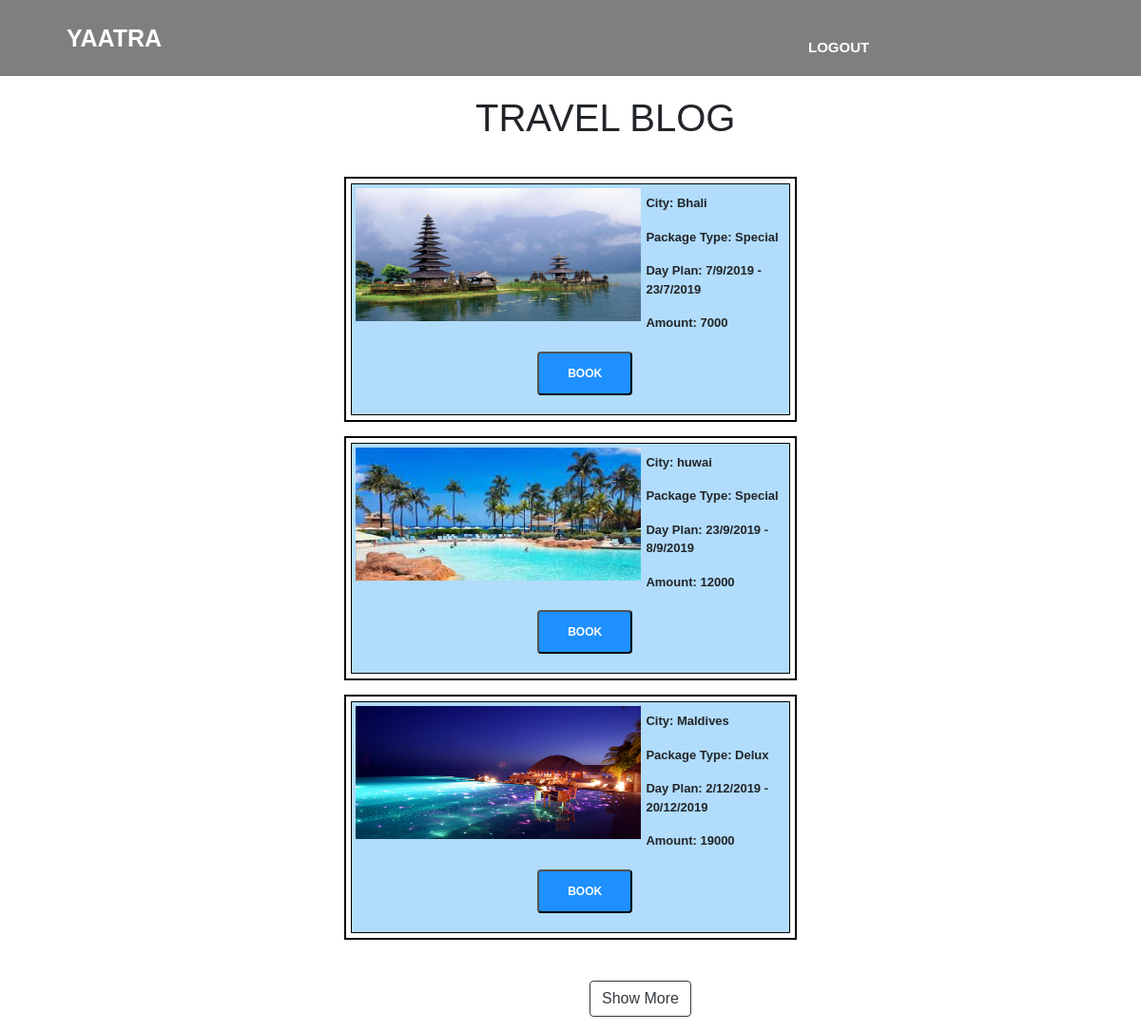
The app's page /home.php with its own data.
### tables this page shows
CREATE TABLE `images` (
  `id` int(11) NOT NULL,
  `image` varchar(200) NOT NULL,
  `city` varchar(25) NOT NULL,
  `package` varchar(15) NOT NULL,
  `dayplan` text NOT NULL,
  `amount` int(8) NOT NULL
);

### home.php (the view, shortened to what this page needs)
<!DOCTYPE html>
<html lang="en">
<head>
    <link rel="stylesheet" href="styles.css">
    <link rel="stylesheet" href="include/css/bootstrap.min.css">
    <link rel="stylesheet" href="homepage.css">
</head>
<body>
<header>
    <div class="menu">
        <div class="leftmenu">
            <h2>YAATRA</h2>
        </div>
        <div class="rightmenu">
            <ul>
                <li><a href="login.html">Logout</a></li>
            </ul>
        </div>
    </div>
    <div>
        <h1 style="margin-left: 500px">TRAVEL BLOG</h1>
        <div id="content">
            <?php
            include 'sql.php';
            $result = mysqli_query($sql, "SELECT * FROM images where id>0 and id<4");
            while ($row = mysqli_fetch_array($result)) {
                echo "<div id='img_div'>";
                echo "<img src='images/".$row['image']."' >";
                echo "<div id='imgli'>";
                echo "<p>City: ".$row['city']."</p>";
                echo "<p>Package Type: ".$row['package']."</p>";
                echo "<p>Day Plan: ".$row['dayplan']."</p>";
                echo "<p>Amount: ".$row['amount']."</p>";
                echo "<form action='' method='post' id='btnmr'>";
                echo "<button type='submit' class='anchor' name='button_store' >BOOK</button>";
                echo "</form>";
                echo "</div>";
                echo "</div>";
            }
            ?>
        </div>
        <button style="margin-left: 620px; margin-top: 5px ; margin-bottom: 15px" class="btn btn-outline-dark" onclick="showMore()" id="moreButton">Show More</button>
    </div>
</header>
</body>
</html>

### styles.css (style rules this page uses)
* { margin: 0px; padding: 0px; font-family: 'Josefin Sans',sans-serif; }
body { background-repeat: no-repeat; background-attachment: fixed; background-size: cover; }
p { font-size: 13px; }
#content { width: 50%; margin: 20px auto; border: 3px solid white; }
form { width: 50%; margin: 20px auto; }
#img_div { width: 80%; padding: 5px; margin: 15px auto; background-color: white; border: 2px solid black; }
#img_div:after { content: ""; display: block; clear: both; }
img { float: left; margin: 5px 5px; width: 300px; height: 140px; font-family: 'Josefin Sans',sans-serif; }
#imgli { border: 1px solid black; background-color: #b1dcfb; width: 100%; padding-top: 10px; font-family: 'Josefin Sans',sans-serif; font-size: 15px; font-weight: bold; }
.anchor { padding: 12px 30px; border-radius: 4px; word-spacing: 2px; outline: none; text-transform: uppercase; font-size: 12px; font-weight: bold; text-decoration: none; background: dodgerblue; color: white; margin-left: 80px; font-family: 'Josefin Sans', sans-serif; }

### homepage.css (style rules this page uses)
* { margin: 0px; padding: 0px; }
.menu { width: 100%; height: 80px; background-color: rgba(0,0,0,0.5); }
.leftmenu { width: 20%; line-height: 100px; float: left; }
.leftmenu h2 { padding-left: 70px; font-weight: bold; color: white; font-size: 25px; margin-top: 25px; font-family: 'Josefin Sans', sans-serif; }
.rightmenu { width: 70%; height: 100px; float: right; }
.rightmenu ul { margin-left: 450px; }
.rightmenu ul li { font-family: 'Josefin Sans', sans-serif; display: inline-block; list-style: none; font-size: 15px; color: white; font-weight: bold; line-height: 100px; margin-left: 40px; text-transform: uppercase; }
.rightmenu a { color: white; }

### records on screen
images: image (picture), city "Bhali", package "Special", dayplan "7/9/2019 - 23/7/2019", amount "7000"
images: image (picture), city "huwai", package "Special", dayplan "23/9/2019 - 8/9/2019", amount "12000"
images: image (picture), city "Maldives", package "Delux", dayplan "2/12/2019 - 20/12/2019", amount "19000"
